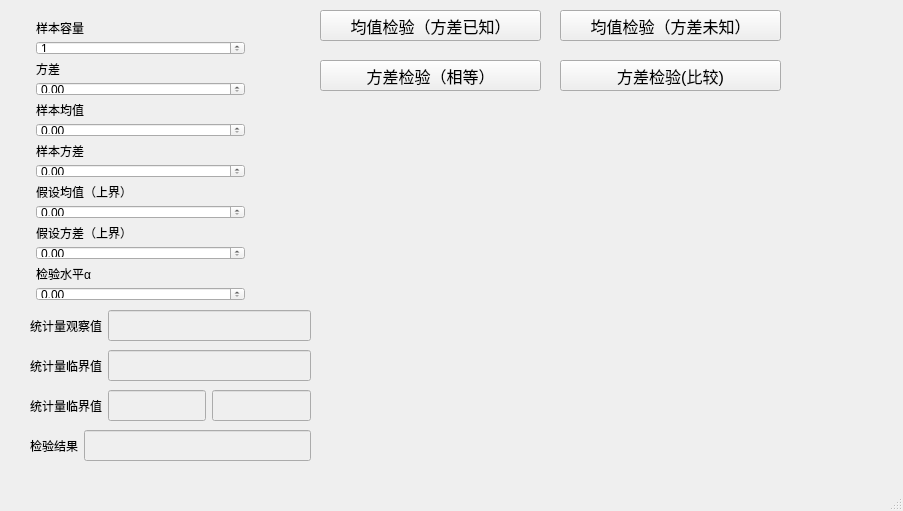
<?xml version="1.0" encoding="UTF-8"?>
<ui version="4.0">
 <class>Suppose</class>
 <widget class="QMainWindow" name="Suppose">
  <property name="geometry">
   <rect>
    <x>0</x>
    <y>0</y>
    <width>903</width>
    <height>511</height>
   </rect>
  </property>
  <property name="windowTitle">
   <string>一个正态总体的参数假设检验</string>
  </property>
  <widget class="QWidget" name="centralwidget">
   <widget class="QPushButton" name="pushButton">
    <property name="geometry">
     <rect>
      <x>320</x>
      <y>10</y>
      <width>221</width>
      <height>31</height>
     </rect>
    </property>
    <property name="font">
     <font>
      <pointsize>12</pointsize>
     </font>
    </property>
    <property name="text">
     <string>均值检验（方差已知）</string>
    </property>
   </widget>
   <widget class="Plot" name="widget" native="true">
    <property name="geometry">
     <rect>
      <x>330</x>
      <y>100</y>
      <width>551</width>
      <height>361</height>
     </rect>
    </property>
   </widget>
   <widget class="QWidget" name="layoutWidget">
    <property name="geometry">
     <rect>
      <x>30</x>
      <y>20</y>
      <width>221</width>
      <height>281</height>
     </rect>
    </property>
    <layout class="QVBoxLayout" name="verticalLayout">
     <property name="leftMargin">
      <number>6</number>
     </property>
     <property name="rightMargin">
      <number>6</number>
     </property>
     <item>
      <widget class="QLabel" name="label_8">
       <property name="sizePolicy">
        <sizepolicy hsizetype="Preferred" vsizetype="Expanding">
         <horstretch>0</horstretch>
         <verstretch>0</verstretch>
        </sizepolicy>
       </property>
       <property name="text">
        <string>样本容量</string>
       </property>
      </widget>
     </item>
     <item>
      <widget class="QSpinBox" name="spinBox">
       <property name="sizePolicy">
        <sizepolicy hsizetype="Minimum" vsizetype="Expanding">
         <horstretch>0</horstretch>
         <verstretch>0</verstretch>
        </sizepolicy>
       </property>
       <property name="minimum">
        <number>1</number>
       </property>
       <property name="maximum">
        <number>1000000000</number>
       </property>
      </widget>
     </item>
     <item>
      <widget class="QLabel" name="label_5">
       <property name="sizePolicy">
        <sizepolicy hsizetype="Preferred" vsizetype="Expanding">
         <horstretch>0</horstretch>
         <verstretch>0</verstretch>
        </sizepolicy>
       </property>
       <property name="text">
        <string>方差</string>
       </property>
      </widget>
     </item>
     <item>
      <widget class="QDoubleSpinBox" name="doubleSpinBox_7">
       <property name="sizePolicy">
        <sizepolicy hsizetype="Minimum" vsizetype="Expanding">
         <horstretch>0</horstretch>
         <verstretch>0</verstretch>
        </sizepolicy>
       </property>
       <property name="maximum">
        <double>1000000000.000000000000000</double>
       </property>
      </widget>
     </item>
     <item>
      <widget class="QLabel" name="label_6">
       <property name="sizePolicy">
        <sizepolicy hsizetype="Preferred" vsizetype="Expanding">
         <horstretch>0</horstretch>
         <verstretch>0</verstretch>
        </sizepolicy>
       </property>
       <property name="text">
        <string>样本均值</string>
       </property>
      </widget>
     </item>
     <item>
      <widget class="QDoubleSpinBox" name="doubleSpinBox_4">
       <property name="sizePolicy">
        <sizepolicy hsizetype="Minimum" vsizetype="Expanding">
         <horstretch>0</horstretch>
         <verstretch>0</verstretch>
        </sizepolicy>
       </property>
       <property name="maximum">
        <double>10000000000.000000000000000</double>
       </property>
      </widget>
     </item>
     <item>
      <widget class="QLabel" name="label_7">
       <property name="sizePolicy">
        <sizepolicy hsizetype="Preferred" vsizetype="Expanding">
         <horstretch>0</horstretch>
         <verstretch>0</verstretch>
        </sizepolicy>
       </property>
       <property name="text">
        <string>样本方差</string>
       </property>
      </widget>
     </item>
     <item>
      <widget class="QDoubleSpinBox" name="doubleSpinBox_5">
       <property name="sizePolicy">
        <sizepolicy hsizetype="Minimum" vsizetype="Expanding">
         <horstretch>0</horstretch>
         <verstretch>0</verstretch>
        </sizepolicy>
       </property>
       <property name="maximum">
        <double>1000000000.000000000000000</double>
       </property>
      </widget>
     </item>
     <item>
      <widget class="QLabel" name="label_4">
       <property name="sizePolicy">
        <sizepolicy hsizetype="Preferred" vsizetype="Expanding">
         <horstretch>0</horstretch>
         <verstretch>0</verstretch>
        </sizepolicy>
       </property>
       <property name="text">
        <string>假设均值（上界）</string>
       </property>
      </widget>
     </item>
     <item>
      <widget class="QDoubleSpinBox" name="doubleSpinBox_6">
       <property name="sizePolicy">
        <sizepolicy hsizetype="Minimum" vsizetype="Expanding">
         <horstretch>0</horstretch>
         <verstretch>0</verstretch>
        </sizepolicy>
       </property>
       <property name="maximum">
        <double>1000000000.000000000000000</double>
       </property>
      </widget>
     </item>
     <item>
      <widget class="QLabel" name="label_11">
       <property name="sizePolicy">
        <sizepolicy hsizetype="Preferred" vsizetype="Expanding">
         <horstretch>0</horstretch>
         <verstretch>0</verstretch>
        </sizepolicy>
       </property>
       <property name="text">
        <string>假设方差（上界）</string>
       </property>
      </widget>
     </item>
     <item>
      <widget class="QDoubleSpinBox" name="doubleSpinBox_8">
       <property name="sizePolicy">
        <sizepolicy hsizetype="Minimum" vsizetype="Expanding">
         <horstretch>0</horstretch>
         <verstretch>0</verstretch>
        </sizepolicy>
       </property>
       <property name="maximum">
        <double>1000000000.000000000000000</double>
       </property>
      </widget>
     </item>
     <item>
      <widget class="QLabel" name="label_2">
       <property name="sizePolicy">
        <sizepolicy hsizetype="Preferred" vsizetype="Expanding">
         <horstretch>0</horstretch>
         <verstretch>0</verstretch>
        </sizepolicy>
       </property>
       <property name="text">
        <string>检验水平α</string>
       </property>
      </widget>
     </item>
     <item>
      <widget class="QDoubleSpinBox" name="doubleSpinBox">
       <property name="sizePolicy">
        <sizepolicy hsizetype="Minimum" vsizetype="Expanding">
         <horstretch>0</horstretch>
         <verstretch>0</verstretch>
        </sizepolicy>
       </property>
       <property name="maximum">
        <double>1.000000000000000</double>
       </property>
       <property name="singleStep">
        <double>0.010000000000000</double>
       </property>
      </widget>
     </item>
    </layout>
   </widget>
   <widget class="QWidget" name="layoutWidget">
    <property name="geometry">
     <rect>
      <x>30</x>
      <y>430</y>
      <width>281</width>
      <height>31</height>
     </rect>
    </property>
    <layout class="QHBoxLayout" name="horizontalLayout">
     <item>
      <widget class="QLabel" name="label">
       <property name="text">
        <string>检验结果</string>
       </property>
      </widget>
     </item>
     <item>
      <widget class="QLineEdit" name="lineEdit_6">
       <property name="enabled">
        <bool>false</bool>
       </property>
       <property name="sizePolicy">
        <sizepolicy hsizetype="Expanding" vsizetype="Expanding">
         <horstretch>0</horstretch>
         <verstretch>0</verstretch>
        </sizepolicy>
       </property>
      </widget>
     </item>
    </layout>
   </widget>
   <widget class="QWidget" name="layoutWidget">
    <property name="geometry">
     <rect>
      <x>30</x>
      <y>350</y>
      <width>281</width>
      <height>31</height>
     </rect>
    </property>
    <layout class="QHBoxLayout" name="horizontalLayout_2">
     <item>
      <widget class="QLabel" name="label_3">
       <property name="sizePolicy">
        <sizepolicy hsizetype="Preferred" vsizetype="Expanding">
         <horstretch>0</horstretch>
         <verstretch>0</verstretch>
        </sizepolicy>
       </property>
       <property name="text">
        <string>统计量临界值</string>
       </property>
      </widget>
     </item>
     <item>
      <widget class="QLineEdit" name="lineEdit_8">
       <property name="enabled">
        <bool>false</bool>
       </property>
       <property name="sizePolicy">
        <sizepolicy hsizetype="Expanding" vsizetype="Expanding">
         <horstretch>0</horstretch>
         <verstretch>0</verstretch>
        </sizepolicy>
       </property>
       <property name="maxLength">
        <number>5</number>
       </property>
      </widget>
     </item>
    </layout>
   </widget>
   <widget class="QWidget" name="layoutWidget">
    <property name="geometry">
     <rect>
      <x>30</x>
      <y>310</y>
      <width>281</width>
      <height>31</height>
     </rect>
    </property>
    <layout class="QHBoxLayout" name="horizontalLayout_3">
     <item>
      <widget class="QLabel" name="label_9">
       <property name="text">
        <string>统计量观察值</string>
       </property>
      </widget>
     </item>
     <item>
      <widget class="QLineEdit" name="lineEdit_9">
       <property name="enabled">
        <bool>false</bool>
       </property>
       <property name="sizePolicy">
        <sizepolicy hsizetype="Expanding" vsizetype="Expanding">
         <horstretch>0</horstretch>
         <verstretch>0</verstretch>
        </sizepolicy>
       </property>
       <property name="maxLength">
        <number>5</number>
       </property>
      </widget>
     </item>
    </layout>
   </widget>
   <widget class="QPushButton" name="pushButton_2">
    <property name="geometry">
     <rect>
      <x>560</x>
      <y>10</y>
      <width>221</width>
      <height>31</height>
     </rect>
    </property>
    <property name="font">
     <font>
      <pointsize>12</pointsize>
     </font>
    </property>
    <property name="text">
     <string>均值检验（方差未知）</string>
    </property>
   </widget>
   <widget class="QWidget" name="layoutWidget_2">
    <property name="geometry">
     <rect>
      <x>30</x>
      <y>390</y>
      <width>281</width>
      <height>31</height>
     </rect>
    </property>
    <layout class="QHBoxLayout" name="horizontalLayout_4">
     <item>
      <widget class="QLabel" name="label_10">
       <property name="sizePolicy">
        <sizepolicy hsizetype="Preferred" vsizetype="Expanding">
         <horstretch>0</horstretch>
         <verstretch>0</verstretch>
        </sizepolicy>
       </property>
       <property name="text">
        <string>统计量临界值</string>
       </property>
      </widget>
     </item>
     <item>
      <widget class="QLineEdit" name="lineEdit_11">
       <property name="enabled">
        <bool>false</bool>
       </property>
       <property name="sizePolicy">
        <sizepolicy hsizetype="Expanding" vsizetype="Expanding">
         <horstretch>0</horstretch>
         <verstretch>0</verstretch>
        </sizepolicy>
       </property>
       <property name="maxLength">
        <number>5</number>
       </property>
      </widget>
     </item>
     <item>
      <widget class="QLineEdit" name="lineEdit_10">
       <property name="enabled">
        <bool>false</bool>
       </property>
       <property name="sizePolicy">
        <sizepolicy hsizetype="Expanding" vsizetype="Expanding">
         <horstretch>0</horstretch>
         <verstretch>0</verstretch>
        </sizepolicy>
       </property>
       <property name="maxLength">
        <number>5</number>
       </property>
      </widget>
     </item>
    </layout>
   </widget>
   <widget class="QPushButton" name="pushButton_3">
    <property name="geometry">
     <rect>
      <x>320</x>
      <y>60</y>
      <width>221</width>
      <height>31</height>
     </rect>
    </property>
    <property name="font">
     <font>
      <pointsize>12</pointsize>
     </font>
    </property>
    <property name="text">
     <string>方差检验（相等）</string>
    </property>
   </widget>
   <widget class="QPushButton" name="pushButton_4">
    <property name="geometry">
     <rect>
      <x>560</x>
      <y>60</y>
      <width>221</width>
      <height>31</height>
     </rect>
    </property>
    <property name="font">
     <font>
      <pointsize>12</pointsize>
     </font>
    </property>
    <property name="text">
     <string>方差检验(比较)</string>
    </property>
   </widget>
  </widget>
  <widget class="QMenuBar" name="menubar">
   <property name="geometry">
    <rect>
     <x>0</x>
     <y>0</y>
     <width>903</width>
     <height>22</height>
    </rect>
   </property>
  </widget>
  <widget class="QStatusBar" name="statusbar"/>
 </widget>
 <customwidgets>
  <customwidget>
   <class>Plot</class>
   <extends>QWidget</extends>
   <header location="global">Plot</header>
   <container>1</container>
  </customwidget>
 </customwidgets>
 <resources/>
 <connections/>
</ui>
